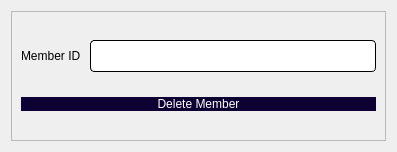
<?xml version="1.0" encoding="UTF-8"?>
<ui version="4.0">
 <class>deleteMember</class>
 <widget class="QDialog" name="deleteMember">
  <property name="geometry">
   <rect>
    <x>0</x>
    <y>0</y>
    <width>397</width>
    <height>152</height>
   </rect>
  </property>
  <property name="windowTitle">
   <string>Dialog</string>
  </property>
  <layout class="QVBoxLayout" name="verticalLayout_2">
   <item>
    <widget class="QFrame" name="frame">
     <property name="frameShape">
      <enum>QFrame::StyledPanel</enum>
     </property>
     <property name="frameShadow">
      <enum>QFrame::Raised</enum>
     </property>
     <layout class="QVBoxLayout" name="verticalLayout">
      <item>
       <layout class="QHBoxLayout" name="horizontalLayout">
        <item>
         <widget class="QLabel" name="label">
          <property name="styleSheet">
           <string notr="true">font: 13pt &quot;lato&quot;;
color: rgb(0, 0, 0);</string>
          </property>
          <property name="text">
           <string>Member ID </string>
          </property>
         </widget>
        </item>
        <item>
         <widget class="QLineEdit" name="ID">
          <property name="styleSheet">
           <string notr="true">QLineEdit{
	background-color: rgb(255, 255, 255);
	 border: 1px  solid;
     border-radius: 4px;
	font: 24px
}</string>
          </property>
         </widget>
        </item>
       </layout>
      </item>
      <item>
       <layout class="QHBoxLayout" name="horizontalLayout_2">
        <item>
         <widget class="QPushButton" name="deleteMemberBtn">
          <property name="styleSheet">
           <string notr="true">QPushButton{
border-radius:15px;
padding : 0 4px;
background: #0c0033;
border -radius:10px;
color: rgb(255, 255, 255);
font: 12pt &quot;Lato Black&quot;;
}
QPushButton:hover:!pressed
{

background:#ababab;
}
QToolButton
{

border-radius:10px;
bacground:red;
color:red;
}

QPushButton:pressed
{
              font-size: 19px;
              transition: 0.9s; 
}</string>
          </property>
          <property name="text">
           <string>Delete Member</string>
          </property>
         </widget>
        </item>
       </layout>
      </item>
     </layout>
    </widget>
   </item>
  </layout>
 </widget>
 <resources/>
 <connections/>
</ui>
